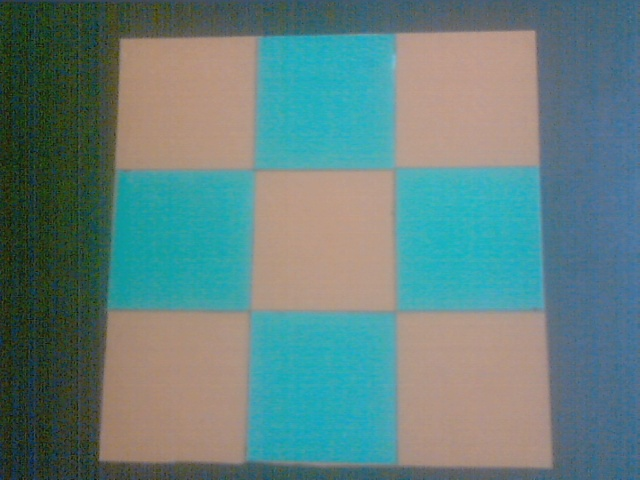
#> input picture filename (copy).jpg, 640 x 480 px
$ python image_thresholding.py '../filename (copy).jpg'
#> lines starting #> are read from the running program, lines starting #| are printed output that depends on the picture; after the words box and inside, x2 and y2 are one past the last pixel; in counts of white or black regions, pixels touching at a corner belong together
'''
	Program to test thresholding in images
'''
import cv2
import numpy as np
from matplotlib import pyplot as plt
import sys


img = cv2.imread(sys.argv[1],0)
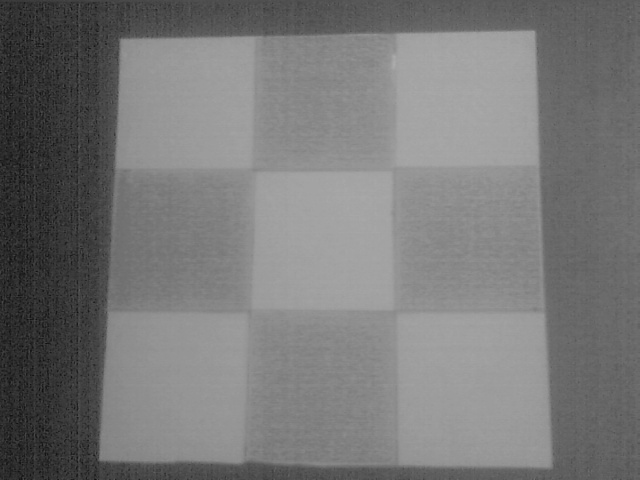
#> img: shape (480, 640); min 13, max 172, mean 119.5
ret,thresh1 = cv2.threshold(img,127,255,cv2.THRESH_BINARY)
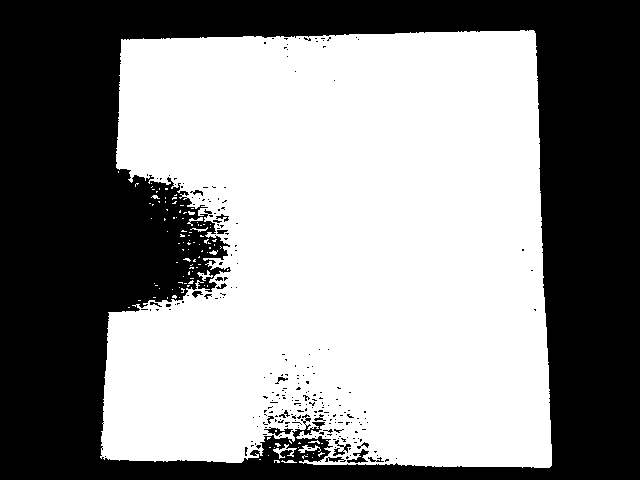
#> thresh1: shape (480, 640); 55.7% white; 231 black regions (212 under 20 px), largest, box (x1, y1, x2, y2) and area: (0, 0, 640, 480) 134575, (347, 449, 369, 463) 122, (264, 427, 293, 436) 107
ret,thresh2 = cv2.threshold(img,127,255,cv2.THRESH_BINARY_INV)
ret,thresh3 = cv2.threshold(img,127,255,cv2.THRESH_TRUNC)
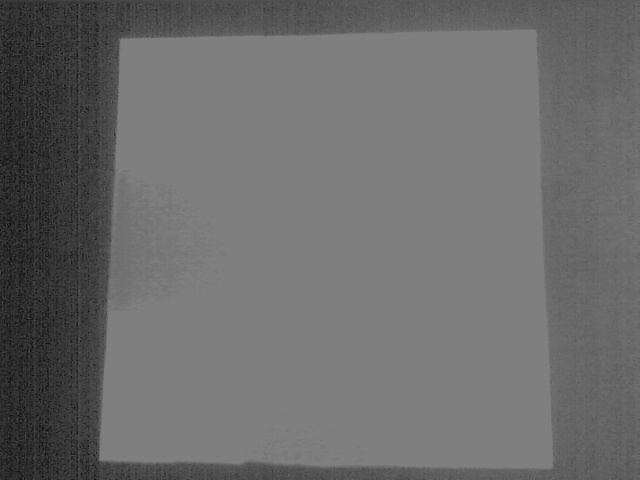
#> thresh3: shape (480, 640); min 13, max 127, mean 107.8
ret,thresh4 = cv2.threshold(img,127,255,cv2.THRESH_TOZERO)
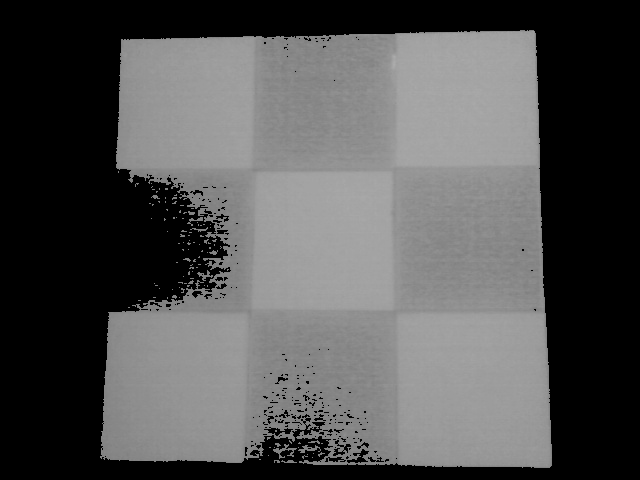
#> thresh4: shape (480, 640); min 0, max 172, mean 82.4
ret,thresh5 = cv2.threshold(img,127,255,cv2.THRESH_TOZERO_INV)
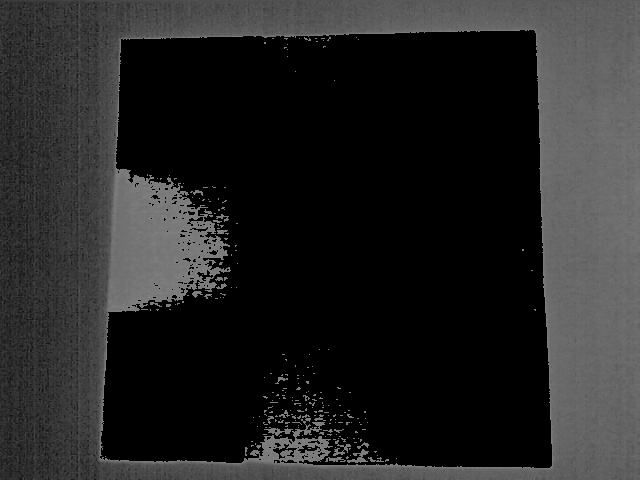
#> thresh5: shape (480, 640); min 0, max 127, mean 37.1

cv2.imwrite("trunc.jpg", thresh2)

titles = ['Original Image','BINARY','BINARY_INV','TRUNC','TOZERO','TOZERO_INV']
images = [img, thresh1, thresh2, thresh3, thresh4, thresh5]

for i in xrange(6):
    plt.subplot(2,3,i+1),plt.imshow(images[i],'gray')
    plt.title(titles[i])
    plt.xticks([]),plt.yticks([])

plt.show()
